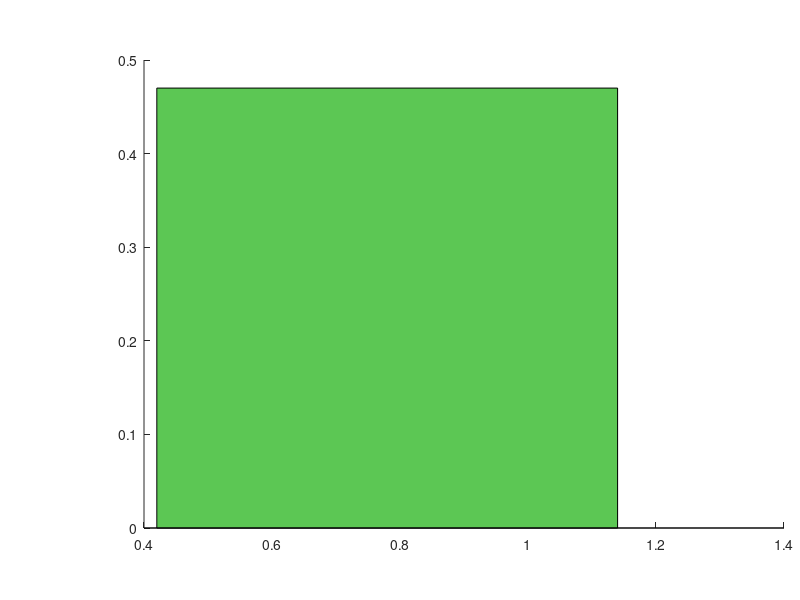

Source code (MATLAB): (Note: this script raises an error after producing the figure.)
% ============================================================
% Figure 4 release script
% Panels: Figure 4h
% Purpose: Bar chart summarizing glider and CTD RMSE for temperature and salinity.
%
% Notes for release:
% - Run this script for panel (h).
% - The values are entered manually at the top of the script.
% - This script is the final summary panel of Figure 4.
% ============================================================

clear; clc; close all;

%% =========================================================
% USER DATA
%% =========================================================

% Glider mean RMSE
glider_T = [0.47, 0.39];   % [SWOT DA, Joint DA]
glider_S = [0.08, 0.07];

% CTD mean RMSE
ctd_T = [0.30, 0.25];      % [SWOT DA, Joint DA]
ctd_S = [0.11, 0.06];

% Colors
col_swot  = [0.36 0.78 0.33];   % green
col_joint = [0.96 0.56 0.20];   % orange

%% =========================================================
% FIGURE
%% =========================================================
fig = figure('Color','w','Position',[150 120 360 360]);
ax = axes('Position',[0.18 0.12 0.80 0.78]);
hold(ax,'on')

%% =========================================================
% X positions
%% =========================================================
x_gT = 1.0;
x_gS = 2.3;
x_cT = 3.7;
x_cS = 5;

dx    = 0.22;
bar_w = 0.36;

%% =========================================================
% Bars
%% =========================================================
h1 = bar(ax, x_gT-dx, glider_T(1), bar_w, ...
    'FaceColor', col_swot, 'EdgeColor', 'k', 'LineWidth', 0.7);
h1.FaceAlpha = 0.85;

h2 = bar(ax, x_gT+dx, glider_T(2), bar_w, ...
    'FaceColor', col_joint, 'EdgeColor', 'k', 'LineWidth', 0.7);
h2.FaceAlpha = 0.85;

h3 = bar(ax, x_gS-dx, glider_S(1), bar_w, ...
    'FaceColor', col_swot, 'EdgeColor', 'k', 'LineWidth', 0.7);
h3.FaceAlpha = 0.85;

h4 = bar(ax, x_gS+dx, glider_S(2), bar_w, ...
    'FaceColor', col_joint, 'EdgeColor', 'k', 'LineWidth', 0.7);
h4.FaceAlpha = 0.85;

h5 = bar(ax, x_cT-dx, ctd_T(1), bar_w, ...
    'FaceColor', col_swot, 'EdgeColor', 'k', 'LineWidth', 0.7);
h5.FaceAlpha = 0.85;

h6 = bar(ax, x_cT+dx, ctd_T(2), bar_w, ...
    'FaceColor', col_joint, 'EdgeColor', 'k', 'LineWidth', 0.7);
h6.FaceAlpha = 0.85;

h7 = bar(ax, x_cS-dx, ctd_S(1), bar_w, ...
    'FaceColor', col_swot, 'EdgeColor', 'k', 'LineWidth', 0.7);
h7.FaceAlpha = 0.85;

h8 = bar(ax, x_cS+dx, ctd_S(2), bar_w, ...
    'FaceColor', col_joint, 'EdgeColor', 'k', 'LineWidth', 0.7);
h8.FaceAlpha = 0.85;

%% =========================================================
% Axis style
%% =========================================================
set(ax, 'Box','off', ...
        'TickDir','out', ...
        'LineWidth',1.0, ...
        'FontSize',12, ...
        'FontName','Helvetica', ...
        'Layer','top')

xlim([0.4 5.55])
ylim([0 0.60])

ylabel('RMSE (°C, g kg^{-1})', 'FontSize', 13)

set(ax, 'XTick', [x_gT x_gS x_cT x_cS], ...
        'XTickLabel', {'Temp.','Sal.','Temp.','Sal.'})

ax.YGrid = 'on';
ax.GridAlpha = 0.15;

%% =========================================================
% Group labels
%% =========================================================
text(mean([x_gT x_gS]), 0.535, 'Glider', ...
    'HorizontalAlignment','center', ...
    'VerticalAlignment','bottom', ...
    'FontSize',14, 'FontWeight','bold');

text(mean([x_cT x_cS]), 0.535, 'CTD', ...
    'HorizontalAlignment','center', ...
    'VerticalAlignment','bottom', ...
    'FontSize',14, 'FontWeight','bold');

plot(ax, [x_gT-0.38, x_gS+0.38], [0.515 0.515], 'k-', 'LineWidth', 1.0);
plot(ax, [x_cT-0.38, x_cS+0.38], [0.515 0.515], 'k-', 'LineWidth', 1.0);

%% =========================================================
% Divider
%% =========================================================
plot(ax, [2.95 2.95], [0 0.50], ':', 'Color', [0.65 0.65 0.65], 'LineWidth', 1.0);

%% =========================================================
% Legend
%% =========================================================
lgd = legend(ax, [h1 h2], {'SWOT DA','Joint DA'}, ...
    'Location','none', 'Box','off', 'FontSize',11);
lgd.Position = [0.73 0.66 0.18 0.10];

%% =========================================================
% Panel label
%% =========================================================
text(ax, 0.02, 0.98, '(h)', 'Units', 'normalized', ...
    'HorizontalAlignment', 'left', ...
    'VerticalAlignment', 'top', ...
    'FontSize', 13, 'FontWeight', 'bold');

%% =========================================================
% Export
%% =========================================================
set(gcf,'Renderer','painters');
% print(fig, '/media/jpeng/Extreme SSD/01_IMEDEA_2025/Figures/GRL/Fig4_hist', '-dpng', '-r300');
